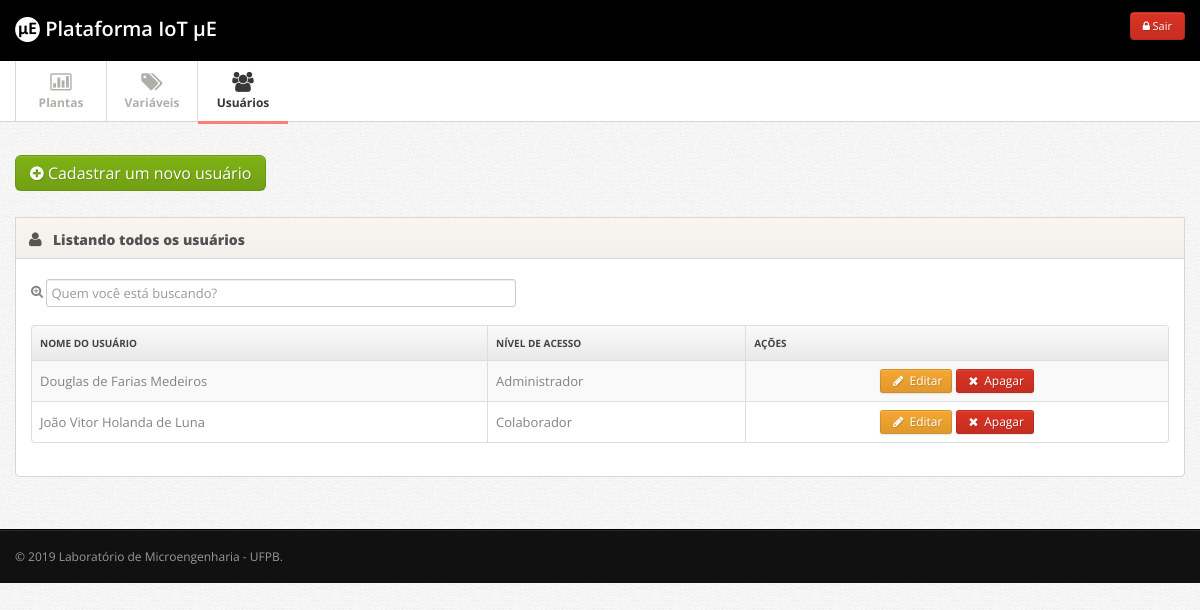
Before: /admin/index.php?p=usuarios_gerenciar (signed in) with the older database file.
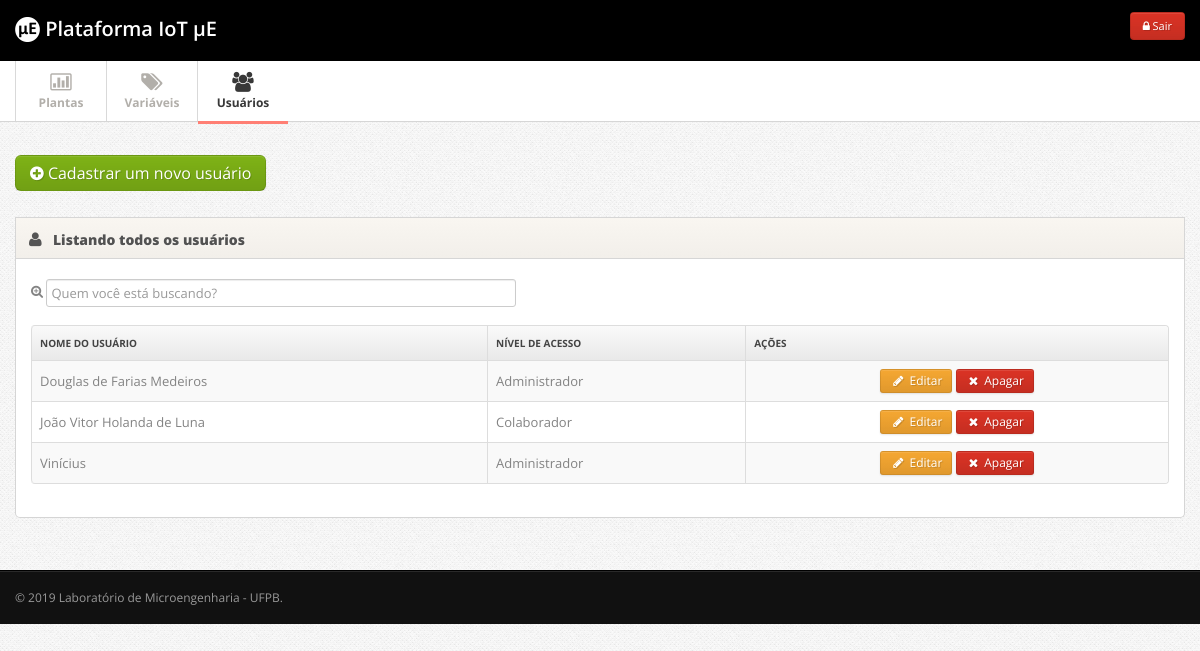
After: the same page with the newer database file.
### tables this page shows
CREATE TABLE IF NOT EXISTS `usuarios` (
  `id` int(11) NOT NULL AUTO_INCREMENT,
  `nome` varchar(220) NOT NULL,
  `email` varchar(520) NOT NULL,
  `senha` varchar(50) NOT NULL,
  `nivel_acesso` int(11) NOT NULL,
  PRIMARY KEY (`id`)
);

### admin/usuarios_gerenciar.php (the view, shortened to what this page needs)
<?php
if(isset($_GET['acao'])){
	$acao = $_GET['acao'];
} else{
	$acao = 'gerenciar';
}
if($acao == 'gerenciar'){
?>
	      <div class="row">
	      	<div class="span12">
            <div class="widget">
              <a href="javascript:void();" onclick="location.href='index.php?p=usuarios_cadastrar';" class="btn btn-large btn-success btn-support-ask"><i class="icon-plus-sign"></i> Cadastrar um novo usuário</a>
            </div>
	      		<div class="widget">
					<div class="widget-header">
						<i class="icon-user"></i>
						<h3>Listando todos os usuários</h3>
					</div>
					<div class="widget-content">
            <table class="table table-striped table-bordered" id="tabela">
              <div id="tabela_busca" class="form-horizontal">
              <fieldset>
              <div class="control-group">
                <i class="icon-zoom-in"></i> <input class="span5 m-wrap" id="appendedInputButton" type="text" placeholder="Quem você está buscando?">
              </div>
              </fieldset>
              </div>
              <thead>
                <tr>
                  <th> Nome do usuário </th>
                  <th> Nível de acesso</th>
                  <th class="td-actions"> Ações </th>
                </tr>
              </thead>
              <tbody>
              <?php
              $result_usuarios = "SELECT * FROM usuarios ORDER BY nome ASC";
          		$resultado_usuarios = mysqli_query($conn, $result_usuarios);
              while($resultado = mysqli_fetch_array($resultado_usuarios)){
          		if(isset($resultado)){
                $id_usuario = $resultado['id'];
                $nome_usuario = $resultado['nome'];
                  if($resultado['nivel_acesso'] == 1){
                    $nivel_usuario = "Administrador";
                  } elseif($resultado['nivel_acesso'] == 2){
                    $nivel_usuario = "Subadministrador";
                  } else{
                    $nivel_usuario = "Colaborador";
                  }
              }
              ?>
              <tr>
                <td><?php echo $nome_usuario; ?></td>
                <td><?php echo $nivel_usuario; ?></td>
                <td class="td-actions">
                <center>
									<a href="index.php?p=usuarios_gerenciar&acao=editar&id=<?php echo $id_usuario; ?>" class="btn btn-warning btn-small"><i class="btn-icon-only icon-pencil"> </i> Editar</a>
                  <a href="index.php?p=usuarios_gerenciar&acao=apagar&id=<?php echo $id_usuario; ?>" class="btn btn-danger btn-small"><i class="btn-icon-only icon-remove"> </i> Apagar</a>
                </center>
                </td>
              </tr>
							<?php
              }
              ?>
              </tbody>
            </table>
					</div>
				</div>
		    </div>
	      </div>
<?php
} elseif ($acao == 'apagar') {
	if(isset($_GET['id'])){
		apagarUsuario($_GET['id']);
	}
}
?>

Changed rows visible on the page:
added usuarios: nome "Vinícius", nivel_acesso "Administrador"
